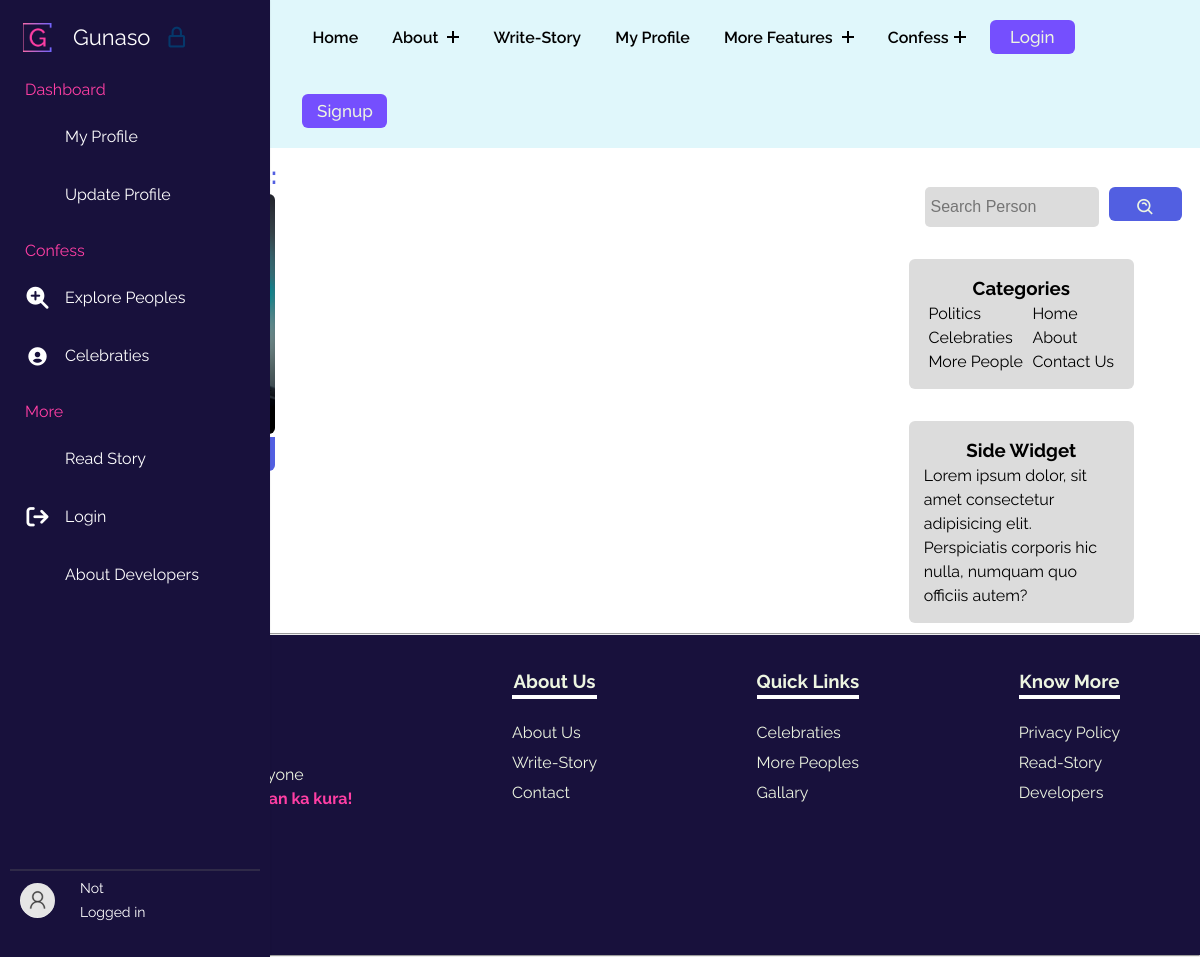
The page /searchtopic/ on the database as committed earlier.
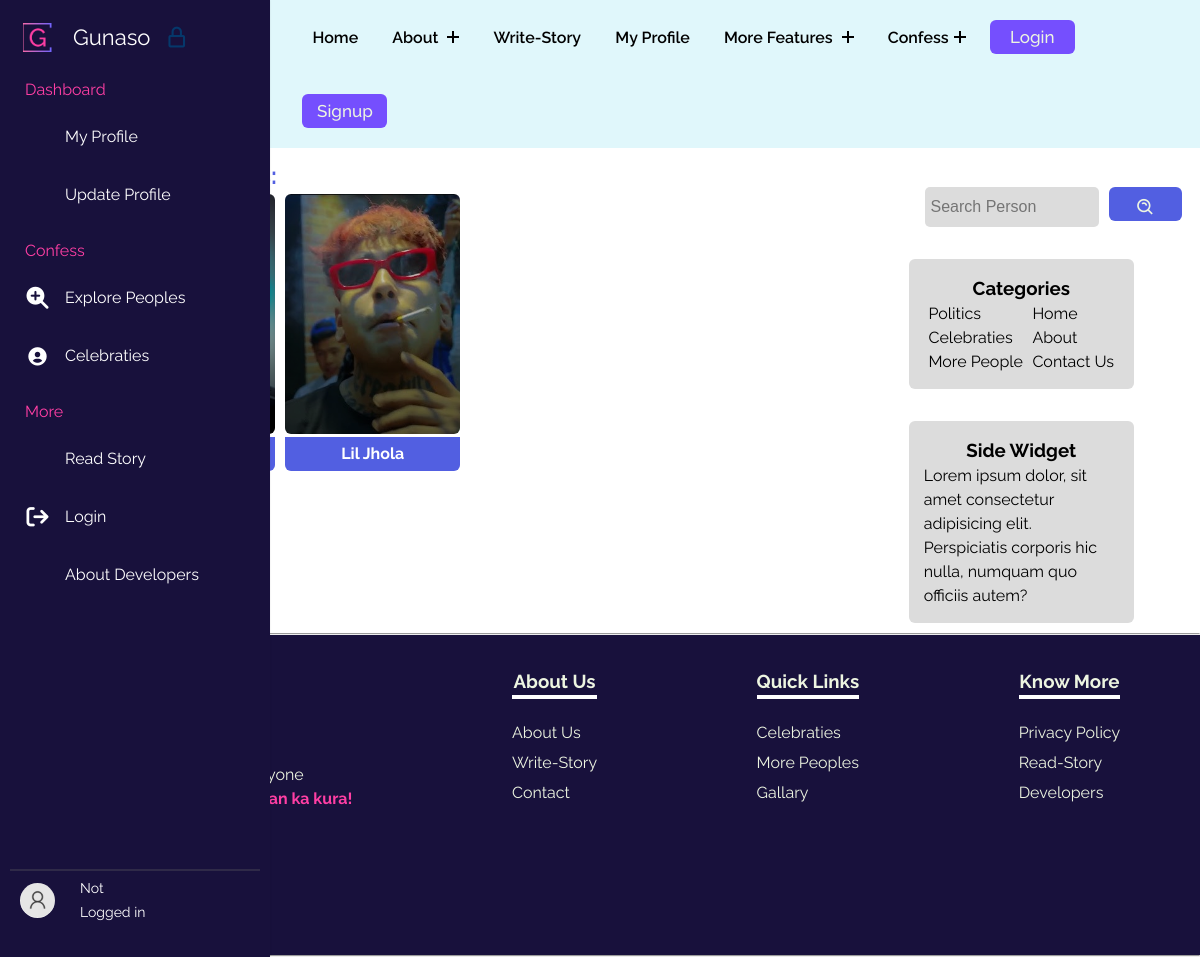
The same page on the database as committed later.
### gunasoApp/models.py (models this page shows, shortened)
class Topic(models.Model):
    sno = models.AutoField(primary_key=True)
    name = models.CharField(max_length=30)
    date = models.DateTimeField()
    tagone = models.CharField(max_length=10)
    tagtwo = models.CharField(max_length=10)
    slug = models.CharField(max_length=130, default="slugthis")
    image = models.ImageField(upload_to="gunasoApp/images/topicimages", blank=True, default="upload-image")
    introduction = models.TextField()

### gunasoApp/views.py (the view)
# urls.py: path('searchtopic/', views.searchtopic, name="searchtopic"),
def searchtopic(request):
    query = request.GET.get('query', '')
    if len(query) > 100:
        allTopic = Topic.objects.none()
    else:
        try:
            user_id = int(query)
            topic = Topic.objects.filter(user_id=user_id)
        except ValueError:
            topic = Topic.objects.none()
        allTopicContent = Topic.objects.filter(name__icontains=query)
        allTopic = topic.union(allTopicContent)
    params = {'allTopic': allTopic, 'query': query}
    return render(request, 'topicsearch.html', params)

### templates/topicsearch.html (shortened to what this page needs)
{% extends 'base.html' %}
{% load static %}
    {% block base_style%}
    {{ block.super }}
    <link rel="stylesheet" href="{% static 'styles/topics.css' %}">
    {% endblock base_style%}
    {% block content %}
    <div class="famoustopicsmain">
        <div class="containflex">
            <div class="leftside">
                <h2>Search <span class="blue">Results:</span></h2>
                <div class="gridcontain">
                    {% for topic in allTopic %}
                    <div data-aos="fade-up">
                        <div class="card" style="background-image: url(../media/{{topic.image}});">
                        </div>
                        <div class="linksbtns">
                            <a class="usernameanchor" href="../topics/{{topic.slug}}">{{ topic.name }}</a>
                        </div>
                    </div>
                    {% endfor %}
                </div>
            </div>
            <div class="rightside">
                <div class="searchdiv">
                    <form method="get" action="{% url 'searchperson' %}">
                        <input class="searchinp" type="search" placeholder="Search Person"
                            aria-label="Search" name="query" id="query">
                        <button class="copybtn" type="submit" style="margin: 0;">
                            <i class='bx bx-search-alt'></i>
                        </button>
                    </form>
                </div>
                <div class="catandside">
                    <div class="categoriesdiv">
                        <h3>Categories</h3>
                        <div class="uls">
                            <ul class="lineone">
                                <li><a href="#">Politics</a></li>
                                <li><a href="#">Celebraties</a></li>
                                <li><a href="#">More People</a></li>
                            </ul>
                            <ul class="lineone">
                                <li><a href="/">Home</a></li>
                                <li><a href="/about">About</a></li>
                                <li><a href="/">Contact Us</a></li>
                            </ul>
                        </div>
                    </div>
                    <div class="categoriesdiv">
                        <h3>Side Widget</h3>
                        <p>Lorem ipsum dolor, sit amet consectetur adipisicing elit. Perspiciatis corporis hic nulla,
                            numquam quo officiis autem?</p>
                    </div>
                </div>
            </div>
        </div>
    </div>
    {% endblock %}

Rows that differ between the two databases and show on the page:
added Topic: image (picture), name "Lil Jhola"
